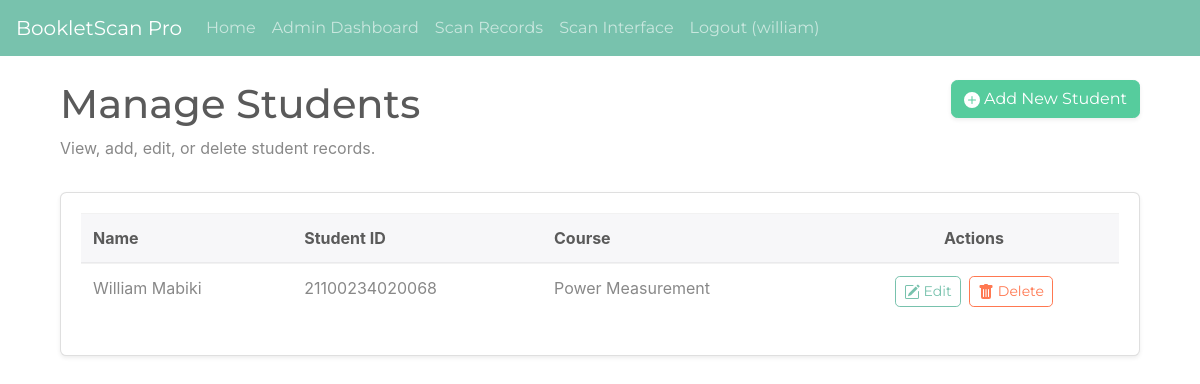
The page /admin/students (signed in) on the database its author committed.
### Booklet_Scan/app/models.py (models this page shows, shortened)
class AdminUser(UserMixin, db.Model):
    id = db.Column(db.Integer, primary_key=True)
    username = db.Column(db.String(64), index=True, unique=True, nullable=False)
    password_hash = db.Column(db.String(256), nullable=False)

class Student(db.Model):
    id = db.Column(db.Integer, primary_key=True)
    name = db.Column(db.String(128), nullable=False)
    student_id = db.Column(db.String(64), unique=True, nullable=False, index=True)
    course = db.Column(db.String(128))
    assignments = db.relationship('StudentExamAssignment', backref='student', lazy='dynamic')
    scans = db.relationship('ScanRecord', backref='student', lazy='dynamic')

### Booklet_Scan/app/admin/routes.py (the view)
@bp.route('/students')
def list_students():
    page = request.args.get('page', 1, type=int)
    students = Student.query.order_by(Student.name).paginate(page=page, per_page=10)
    return render_template('admin/students_list.html', students=students, title='Manage Students')

### Booklet_Scan/app/admin/routes.py (called while the page is built)
def is_admin():
    return current_user.is_authenticated and hasattr(current_user, 'username')

@bp.before_request
@login_required # Ensures user is logged in for all admin routes
def before_request():
    if not is_admin(): # Or a more specific role check if you add roles
        flash('You do not have permission to access the admin area.')
        return redirect(url_for('main.index'))

### Booklet_Scan/app/models.py (called while the page is built)
@login_manager.user_loader
def load_user(id):
    return AdminUser.query.get(int(id))

### Booklet_Scan/app/templates/admin/students_list.html (shortened to what this page needs)
{% extends "base.html" %}
{% import "bootstrap/wtf.html" as wtf %}
{% block app_content %}
<div class="container mt-4">
    <div class="row mb-3">
        <div class="col-md-9">
            <h1 class="display-5">Manage Students</h1>
            <p class="text-muted">View, add, edit, or delete student records.</p>
        </div>
        <div class="col-md-3 text-right">
            <a href="{{ url_for('admin.add_student') }}" class="btn btn-success shadow-sm">
                <svg xmlns="http://www.w3.org/2000/svg" width="16" height="16" fill="currentColor" class="bi bi-plus-circle-fill" viewBox="0 0 16 16">
                    <path d="M16 8A8 8 0 1 1 0 8a8 8 0 0 1 16 0zM8.5 4.5a.5.5 0 0 0-1 0v3h-3a.5.5 0 0 0 0 1h3v3a.5.5 0 0 0 1 0v-3h3a.5.5 0 0 0 0-1h-3v-3z"/>
                </svg>
                Add New Student
            </a>
        </div>
    </div>
    <div class="card shadow-sm">
        <div class="card-body">
            {% if students.items %}
            <table class="table table-hover table-responsive-md">
                <thead class="thead-light">
                    <tr>
                        <th>Name</th>
                        <th>Student ID</th>
                        <th>Course</th>
                        <th class="text-center">Actions</th>
                    </tr>
                </thead>
                <tbody>
                    {% for student in students.items %}
                    <tr>
                        <td>{{ student.name }}</td>
                        <td>{{ student.student_id }}</td>
                        <td>{{ student.course }}</td>
                        <td class="text-center">
                            <a href="{{ url_for('admin.edit_student', id=student.id) }}" class="btn btn-sm btn-outline-primary mr-1">
                                 Edit
                            </a>
                            <form action="{{ url_for('admin.delete_student', id=student.id) }}" method="post" style="display:inline;">
                                <button type="submit" class="btn btn-sm btn-outline-danger" onclick="return confirm('Are you sure you want to delete this student: {{ student.name }}? This action cannot be undone.');">
                                     Delete
                                </button>
                            </form>
                        </td>
                    </tr>
                    {% endfor %}
                </tbody>
            </table>
            {% else %}
            <div class="alert alert-info" role="alert">
                No students found. You can <a href="{{ url_for('admin.add_student') }}" class="alert-link">add a new student</a>.
            </div>
            {% endif %}
        </div>
    </div>
</div>
{% endblock %}

### Booklet_Scan/app/templates/base.html (shortened to what this page needs)
<!doctype html>
<html lang="en">
  <head>
    <link rel="stylesheet" href="https://bootswatch.com/4/minty/bootstrap.min.css">
  </head>
  <body>
    <nav class="navbar navbar-expand-lg navbar-dark bg-primary fixed-top">
      <a class="navbar-brand" href="{{ url_for('main.index') }}">BookletScan Pro</a>
      <div class="collapse navbar-collapse" id="navbarNav">
        <ul class="navbar-nav mr-auto">
          <li class="nav-item">
            <a class="nav-link" href="{{ url_for('main.index') }}">Home</a>
          </li>
          {% if current_user.is_anonymous %}
          <li class="nav-item">
            <a class="nav-link" href="{{ url_for('auth.login') }}">Admin Login</a>
          </li>
          {% else %}
            {% if current_user.is_authenticated and current_user.username %}
            <li class="nav-item">
              <a class="nav-link" href="{{ url_for('admin.dashboard') }}">Admin Dashboard</a>
            </li>
            <li class="nav-item">
                <a class="nav-link" href="{{ url_for('admin.list_scan_records') }}">Scan Records</a>
            </li>
            {% endif %}
            <li class="nav-item">
              <a class="nav-link" href="{{ url_for('main.scan_ui') }}">Scan Interface</a>
            </li>
            <li class="nav-item">
              <a class="nav-link" href="{{ url_for('auth.logout') }}">Logout ({{ current_user.username if current_user.is_authenticated and current_user.username else 'User' }})</a>
            </li>
          {% endif %}
        </ul>
      </div>
    </nav>
    <div class="container mt-3">
        {% block app_content %}{% endblock %}
    </div>
  </body>
</html>

### Booklet_Scan/app/templates/base.html (style rules this page uses)
body { padding-top: 56px; }

### rows shown on the page
AdminUser: username "william"
Student: name "William Mabiki", student_id "21100234020068", course "Power Measurement"
